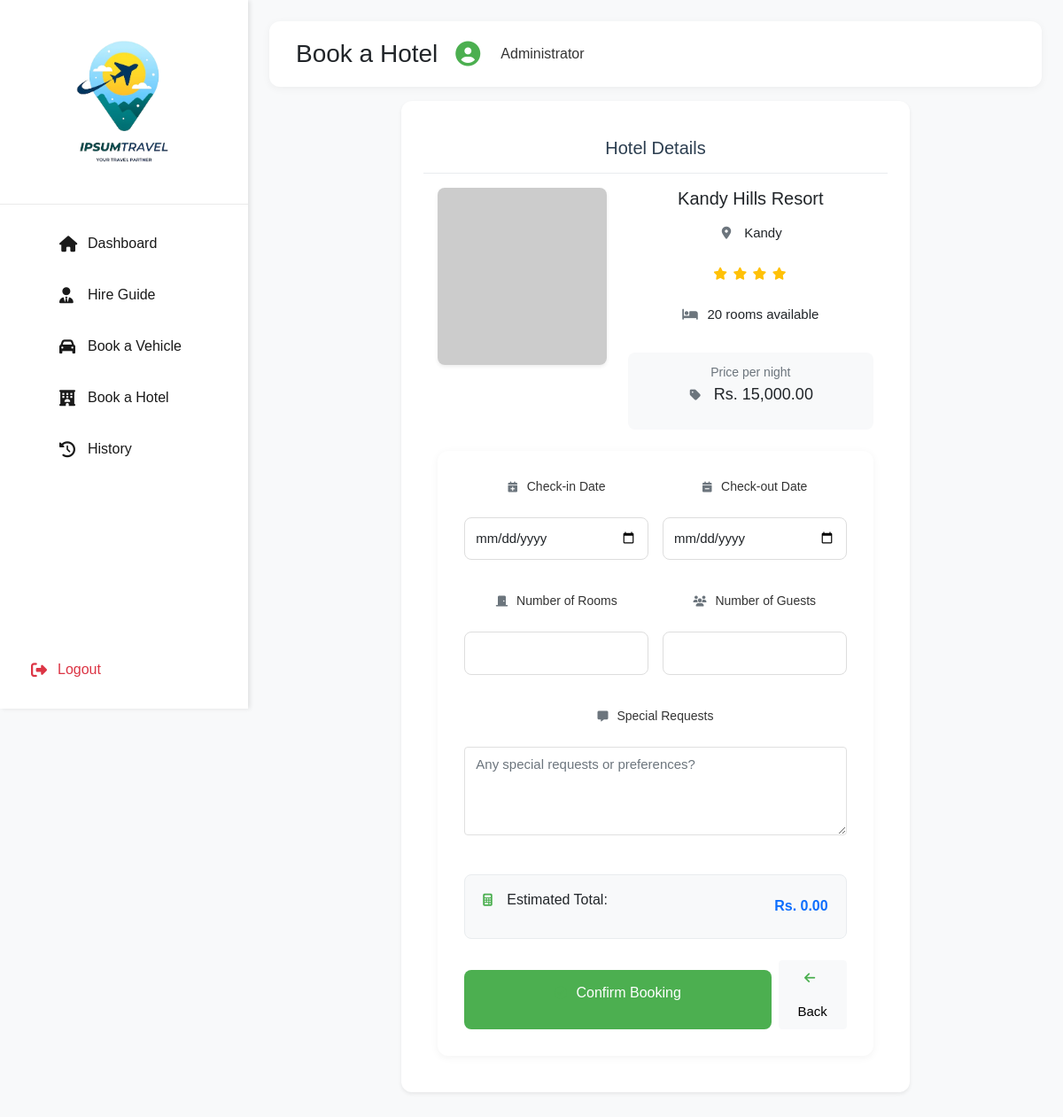
/pages/dashboard/book-hotel-form.php?hotel_id=1 (signed in), run on the app's committed database.
### tables this page shows
CREATE TABLE hotels (
    hotel_id INT AUTO_INCREMENT PRIMARY KEY,
    name VARCHAR(100) NOT NULL,
    district VARCHAR(50) NOT NULL,
    star_rating INT NOT NULL,
    description TEXT,
    imageUrl VARCHAR(255) NOT NULL,
    contact_number VARCHAR(15) NOT NULL,
    email VARCHAR(100) NOT NULL,
    price_per_night DECIMAL(10,2) NOT NULL,
    available_rooms INT NOT NULL
);

### pages/dashboard/book-hotel-form.php (the view, shortened to what this page needs)
<?php
require_once '../../config/db_connect.php';
$hotel_id = $_GET['hotel_id'];
$stmt = $conn->prepare("SELECT * FROM hotels WHERE hotel_id = ? AND available_rooms > 0");
$stmt->bind_param("i", $hotel_id);
$stmt->execute();
$result = $stmt->get_result();
$hotel = $result->fetch_assoc();
include 'includes/header.php';
?>
<body>
    <div class="dashboard-container">
        <?php include 'includes/sidebar.php'; ?>
        <div class="main-content">
            <header class="mb-3">
                <div class="d-flex justify-content-between align-items-center">
                    <h1 class="h3 mb-0">Book a Hotel</h1>
                    <div class="user-profile">
                        <i class="fas fa-user-circle"></i>
                        <span class="ms-2"><?php echo htmlspecialchars($_SESSION['fullname']); ?></span>
                    </div>
                </div>
            </header>
            <div class="container-fluid p-0">
                <div class="row">
                    <div class="col-lg-8 mx-auto">
                        <div class="card">
                            <div class="card-header">
                                <h3>Hotel Details</h3>
                            </div>
                            <div class="card-body">
                                <div class="row g-4 mb-4">
                                    <div class="col-md-5">
                                        <div class="hotel-image-container">
                                            <img src="<?php echo htmlspecialchars($hotel['imageUrl']); ?>"
                                                 class="img-fluid"
                                                 style="width: 100%; height: 200px; object-fit: cover;"
                                                 onerror="this.src='https://via.placeholder.com/400x200?text=No+Image'"
                                                 alt="<?php echo htmlspecialchars($hotel['name']); ?>">
                                        </div>
                                    </div>
                                    <div class="col-md-7">
                                        <h4 class="h5 mb-3"><?php echo htmlspecialchars($hotel['name']); ?></h4>
                                        <div class="hotel-details">
                                            <div class="mb-2">
                                                <i class="fas fa-map-marker-alt"></i>
                                                <span class="ms-2"><?php echo htmlspecialchars($hotel['district']); ?></span>
                                            </div>
                                            <div class="mb-2 star-rating">
                                                <?php for($i = 0; $i < $hotel['star_rating']; $i++): ?>
                                                    <i class="fas fa-star"></i>
                                                <?php endfor; ?>
                                            </div>
                                            <div class="mb-2">
                                                <i class="fas fa-bed"></i>
                                                <span class="ms-2"><?php echo htmlspecialchars($hotel['available_rooms']); ?> rooms available</span>
                                            </div>
                                            <div class="price-tag mt-3">
                                                <small class="text-muted d-block mb-1">Price per night</small>
                                                <h5 class="mb-0">
                                                    <i class="fas fa-tag"></i>
                                                    Rs. <?php echo number_format($hotel['price_per_night'], 2); ?>
                                                </h5>
                                            </div>
                                        </div>
                                    </div>
                                </div>
                                <form action="process-hotel-booking.php" method="POST" class="booking-form" id="bookingForm">
                                    <div class="row g-3">
                                        <div class="col-md-6">
                                            <div class="form-group">
                                                <label for="check_in_date" class="form-label">
                                                    <i class="fas fa-calendar-plus"></i>
                                                    Check-in Date
                                                </label>
                                                <input type="date" class="form-control" id="check_in_date"
                                                       name="check_in_date" required min="<?php echo date('Y-m-d'); ?>">
                                            </div>
                                        </div>
                                        <div class="col-md-6">
                                            <div class="form-group">
                                                <label for="check_out_date" class="form-label">
                                                    <i class="fas fa-calendar-minus"></i>
                                                    Check-out Date
                                                </label>
                                                <input type="date" class="form-control" id="check_out_date"
                                                       name="check_out_date" required min="<?php echo date('Y-m-d'); ?>">
                                            </div>
                                        </div>
                                        <div class="col-md-6">
                                            <div class="form-group">
                                                <label for="room_count" class="form-label">
                                                    <i class="fas fa-door-closed"></i>
                                                    Number of Rooms
                                                </label>
                                                <input type="number" class="form-control" id="room_count"
                                                       name="room_count" required min="1"
                                                       max="<?php echo $hotel['available_rooms']; ?>">
                                            </div>
                                        </div>
                                        <div class="col-md-6">
                                            <div class="form-group">
                                                <label for="guest_count" class="form-label">
                                                    <i class="fas fa-users"></i>
                                                    Number of Guests
                                                </label>
                                                <input type="number" class="form-control" id="guest_count"
                                                       name="guest_count" required min="1">
                                            </div>
                                        </div>
                                        <div class="col-12">
                                            <div class="form-group">
                                                <label for="special_requests" class="form-label">
                                                    <i class="fas fa-comment-alt"></i>
                                                    Special Requests
                                                </label>
                                                <textarea class="form-control" id="special_requests"
                                                          name="special_requests"
                                                          placeholder="Any special requests or preferences?"></textarea>
                                            </div>
                                        </div>
                                    </div>
                                    <div class="total-cost-section mt-4">
                                        <div class="d-flex justify-content-between align-items-center">
                                            <div>
                                                <i class="fas fa-calculator"></i>
                                                <span class="ms-1">Estimated Total:</span>
                                            </div>
                                            <div id="totalCost" class="text-primary fw-bold">Rs. 0.00</div>
                                        </div>
                                    </div>
                                    <div class="form-actions d-flex gap-2">
                                        <button type="submit" class="btn btn-primary flex-grow-1">
                                            <i class="fas fa-check-circle"></i>
                                            Confirm Booking
                                        </button>
                                        <a href="book-hotel.php" class="btn btn-light">
                                            <i class="fas fa-arrow-left"></i>
                                            Back
                                        </a>
                                    </div>
                                </form>
                            </div>
                        </div>
                    </div>
                </div>
            </div>
        </div>
    </div>
</body>
</html>

### css/dashboard.css (style rules this page uses)
* { margin: 0; padding: 0; box-sizing: border-box; font-family: Arial, sans-serif; }
.dashboard-container { display: flex; min-height: 100vh; background-color: #f0f2f5; }
.main-content { flex: 1; margin-left: 280px; padding: 25px; }
header { background-color: #ffffff; padding: 20px 30px; border-radius: 12px; box-shadow: 0 2px 10px rgba(0,0,0,0.05); margin-bottom: 30px; display: flex; justify-content: space-between; align-items: center; }
.user-profile { display: flex; align-items: center; gap: 15px; padding-left: 20px; }
.user-profile span { font-size: 16px; font-weight: 500; color: #333; }
.user-profile i { font-size: 28px; color: #4CAF50; }
.booking-form { background-color: #ffffff; padding: 30px; border-radius: 12px; box-shadow: 0 2px 10px rgba(0,0,0,0.05); max-width: 800px; margin: 0 auto; }
.form-group { margin-bottom: 20px; }
.form-group label { display: block; margin-bottom: 8px; font-weight: 500; color: #333; }
.form-group input, .form-group select { width: 100%; padding: 12px; border: 1px solid #ddd; border-radius: 8px; font-size: 15px; transition: border-color 0.3s ease; }
button.btn { background-color: #4CAF50; color: white; padding: 14px 28px; border: none; border-radius: 8px; cursor: pointer; font-size: 16px; font-weight: 500; width: 100%; transition: background-color 0.3s ease; }
.card { overflow: hidden; display: flex; flex-direction: column; }
.card-body { flex: 1; display: flex; flex-direction: column; }
.btn-primary { margin-top: auto; }
.card { border: none; box-shadow: 0 2px 4px rgba(0,0,0,0.1); transition: transform 0.2s; }
.btn-primary { background-color: #4CAF50; border: none; padding: 10px 20px; }
.card { background-color: #ffffff; padding: 25px; border-radius: 12px; box-shadow: 0 2px 10px rgba(0,0,0,0.05); text-align: center; transition: all 0.3s ease; }
.card i { font-size: 48px; color: #4CAF50; margin-bottom: 20px; }
.card h3 { margin-bottom: 15px; color: #1a1a1a; font-size: 20px; }

### pages/dashboard/book-hotel-form.php (style rules this page uses)
.dashboard-container { background-color: #f8f9fa; }
.main-content { padding: 1.5rem; }
.card { border: none; box-shadow: 0 0.125rem 0.25rem rgba(0, 0, 0, 0.075); margin-bottom: 1.5rem; }
.card-header { background-color: #fff; border-bottom: 1px solid #e9ecef; padding: 1rem 1.25rem; }
.card-header h3 { font-size: 1.25rem; color: #2c3e50; margin: 0; }
.hotel-image-container img { border-radius: 0.5rem; box-shadow: 0 0.125rem 0.25rem rgba(0, 0, 0, 0.075); }
.hotel-details i { font-size: 0.875rem; width: 16px; color: #6c757d; }
.hotel-details .mb-2 { font-size: 0.9375rem; }
.price-tag { background-color: #f8f9fa; border-radius: 0.5rem; padding: 0.75rem 1rem; }
.price-tag h5 { font-size: 1.125rem; }
.price-tag i { font-size: 0.875rem; margin-right: 0.5rem; }
.form-label { font-size: 0.875rem; font-weight: 500; color: #495057; margin-bottom: 0.375rem; }
.form-label i { font-size: 0.75rem; margin-right: 0.375rem; color: #6c757d; }
.form-control { font-size: 0.9375rem; padding: 0.5rem 0.75rem; border-color: #e0e0e0; }
textarea.form-control { min-height: 100px; }
.total-cost-section { background-color: #f8f9fa; border: 1px solid #e9ecef; border-radius: 0.5rem; padding: 1rem 1.25rem; }
.total-cost-section i { font-size: 0.875rem; margin-right: 0.5rem; }
.form-actions { margin-top: 1.5rem; }
.btn { font-size: 0.9375rem; padding: 0.5rem 1rem; }
.btn i { font-size: 0.875rem; margin-right: 0.375rem; }
.star-rating i { font-size: 0.875rem; color: #ffc107; margin-right: 0.125rem; }

### data on the page
hotels: name "Kandy Hills Resort", district "Kandy", star_rating 4 (drawn), available_rooms "20", price_per_night "15,000.00"

### other printed values
$_SESSION['fullname'] "Administrator"
